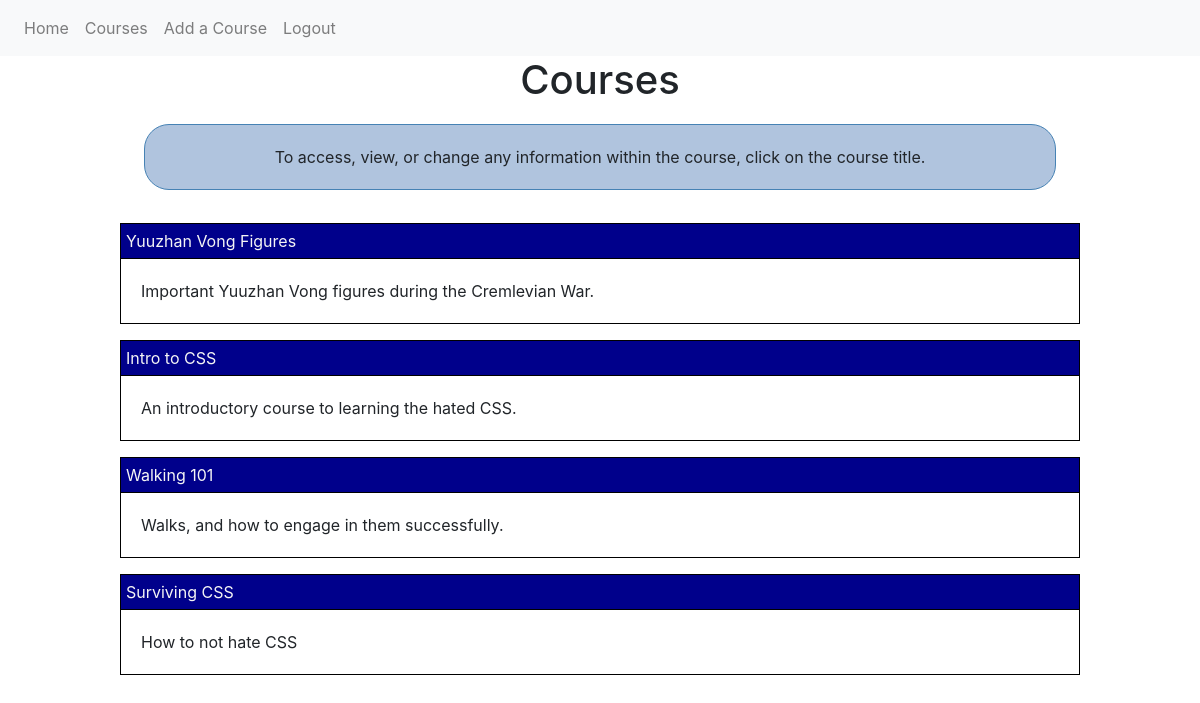
The page /course/home (signed in) on the database its author committed.
### guide_and_teach/models.py (models this page shows, shortened)
class Course(db.Model):
    id = db.Column(db.Integer, primary_key=True)
    course_title = db.Column(db.String(100), nullable=False)
    course_desc = db.Column(db.Text, nullable=False)
    user_id = db.Column(db.Integer, db.ForeignKey('user.id'), nullable=False)
    student = db.relationship('Student', backref='course', lazy=True)

### guide_and_teach/courses/routes.py (the view)
@courses.route('/course/home')
@login_required
def course_home():
    courses = Course.query.all()
    return render_template('courses_page.html', title='Courses', courses=courses)

### guide_and_teach/models.py (called while the page is built)
@login_manager.user_loader
def load_user(user_id):
    return User.query.get(int(user_id))

### guide_and_teach/templates/courses_page.html
{% extends "layout.html" %}
{% block content %}
    <h1>Courses</h1>
    <div class="about">
    <div class="course_desc">
        <p>To access, view, or change any information within the course, click on the course title.</p>
    </div>
    </div>
    {% for course in courses %}
    {% if course.user == current_user %}
        <article>
            <table>
                <thead>
                    <tr>
                        <td><a class="white" href="{{ url_for('courses.single_course', course_id=course.id) }}">{{ course.course_title }}</a></td>
                    </tr>
                </thead>
                <tbody>
                    <tr>
                        <td>
                            <p>{{ course.course_desc }}</p>
                        </td>
                    </tr>
                </tbody>
            </table>
        </article>
    {% endif %}
    {% endfor %}
{% endblock content %}

### guide_and_teach/static/style.css (style rules this page uses)
p { padding: 10px; margin: 5px; }
article { display: flex; flex-direction: column; }
table { border: 1px solid black; border-radius: 10px; margin-top: .5em; margin-bottom: .5em; margin-left: 10%; margin-right: 10%; }
thead { border: 1px solid black; color: whitesmoke; background-color: darkblue; margin: 5px; padding: 1em; }
td { margin: 2px; padding: 5px; }
h1, h2, h4 { text-align: center; }
.course_desc { text-align: center; }
.white { color: whitesmoke; }
.about { margin-left: 12%; margin-right: 12%; margin-top: 20px; margin-bottom: 25px; padding: 5px; border: steelblue solid 1px; border-radius: 25px; background-color: lightsteelblue; }

### rows shown on the page
Course: course_title "Yuuzhan Vong Figures", course_desc "Important Yuuzhan Vong figures during the Cremlevian War."
Course: course_title "Intro to CSS", course_desc "An introductory course to learning the hated CSS."
Course: course_title "Walking 101", course_desc "Walks, and how to engage in them successfully."
Course: course_title "Surviving CSS", course_desc "How to not hate CSS"
